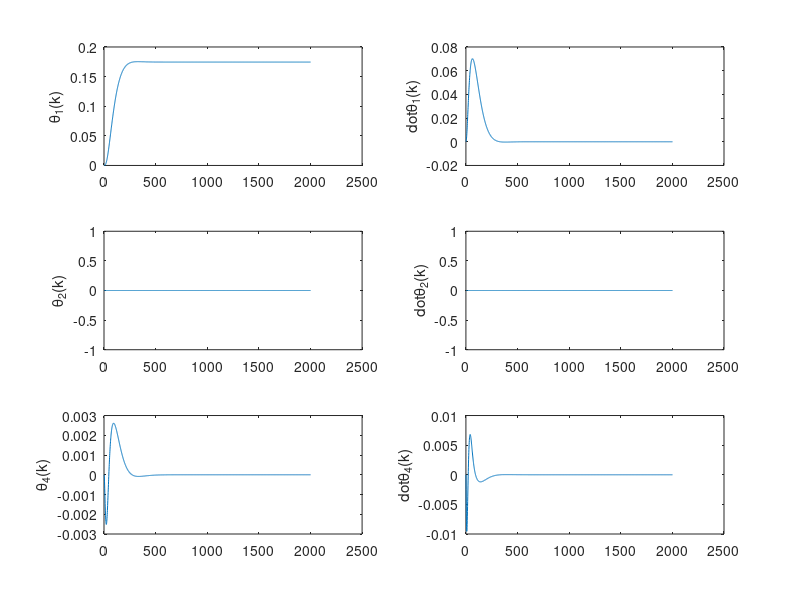
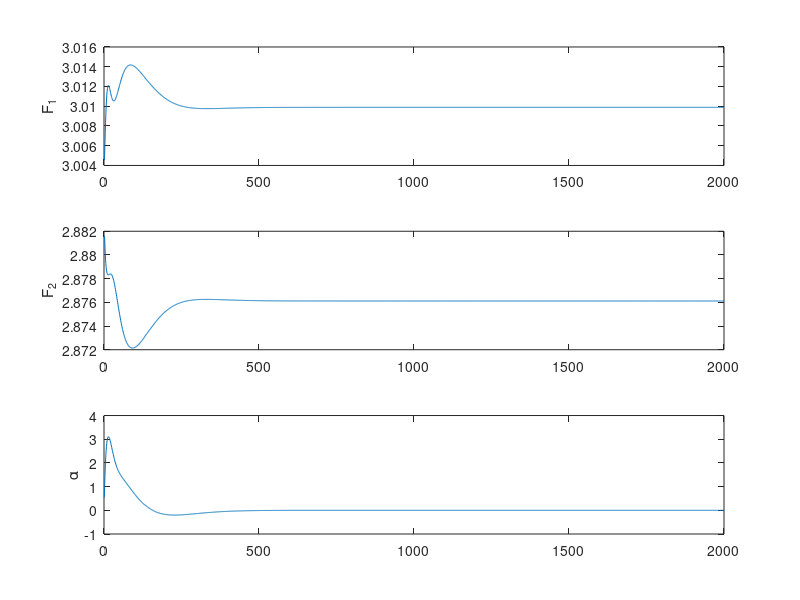
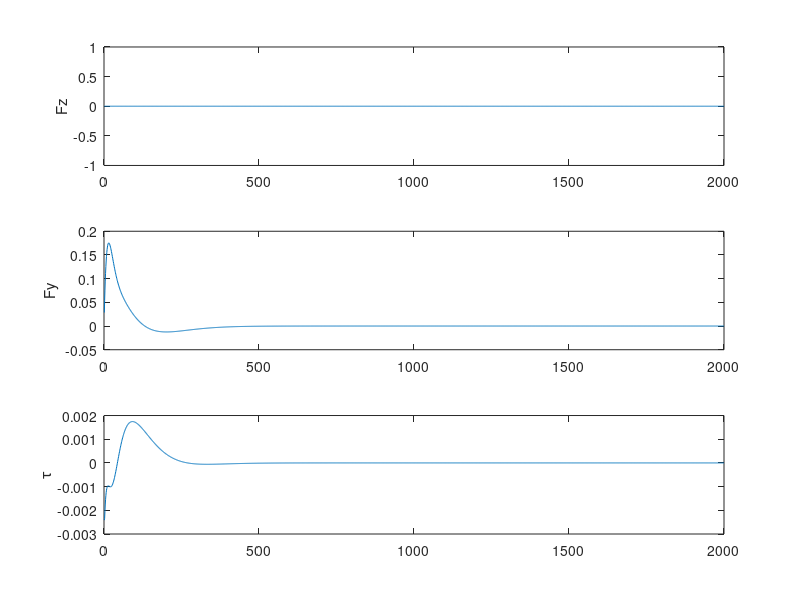

These figures' MATLAB source, in order:
%%%%%%%%%%%%%%%%  Bench Altitude Control %%%%%%%%%%%%%%%%%%
%%%%%%%%%%%%%%%%% Author: Felipe Machini %%%%%%%%%%%%%%%%%%
%%%% Bench Altitute, lateral and attitude control using LQR technique %%%%%
%%%%%%%%%%%%%%%%%%%%%%%%%%%%%%%%%%%%%%%%%%%%%%%%%%%%%%%%%%%

clear all;close all; clc;

% Test Bench Properties
a = 0.0187;
b = 0.0495;
c = 0.6925;
Iyy2 = 0.289;
m1 = 2.761;
m2 = 0.154;
m3 = 0.115;
m4 = 0.600; % bicopter mass
l3 = 0.173;
l2 = 0.595;
L1 = 0.215;
L2 = 0.225;
Iz1 = 0.2876;Iz2 = 0.001; Iz3 = 0; Iz4 = 0.0135;
g = 9.81;

den1 = l2^2*(m1+m3+m4)+Iz1+Iz2+Iz3+Iz4;
den2 = Iyy2 + 1/4 * l3^2* m2 + l2^2*(m2+m3+m4);
% Linear State Space Model
% x = [Theta1 Theta2 Theta4 Theta1_dot Theta2_dot Theta4_dot]
% expanded state vector (including error) z = [(x1ref-x1) (x2ref-x2) x_dot]
a1 = -l2*g*(m1+m2+m4)/den1;
Ac= [0 0 0 1 0 0;
     0 0 0 0 1 0;
     0 0 0 0 0 1;
     0 0 a1 0 0 0;
     0 0 0 0 0 0;
     0 0 -c/a 0 0 -b/a];

b1 = l2/den1;
b2 = l2/den2;

Bc= [0 0 0;
    0 0 0;
    0 0 0;
    0 b1 0;
    -b2 0 0;
    0 0 1/a];

Cc = [1 0 0 0 0 0
      0 1 0 0 0 0
      0 0 1 0 0 0]; 
  
Aa = [zeros(3,3) Cc;
      zeros(6,3) Ac];

Bb = [zeros(3,3);Bc];
%  B= [0;
%      (L1+L2)/a]; % considerando apenas uma entrada: forca f aplicada + no motor 1 e - no motor 2
D = 0;
sysC = ss(Aa,Bb,eye(size(Aa)),D);

% Discrete time state space model
T = 0.02;%(s)
sysD = c2d(sysC,T);
A = sysD.A;
B = sysD.B;
C = sysD.C;
D = sysD.D;

% Designing LQR tracking Controler
qe = [10 10 50];
qa = [10 10 1];
qv = [10 5 3];
Qr = diag([qe qa qv]);
Rr = diag([5 0.1 0.5]) ;

Kc = dlqr(A,B,Qr,Rr);
Kp = Kc(:,1:3)
Kx = Kc(:, 4:end)

% Simulation
Ad = A(4:end,4:end);
Bd = B(4:end,:);
xref = [10; 0; 0]*pi/180; %reference position (rad)
dt = 0.02; %sampling time
numit = 2000;
x = zeros(6,numit);
x(:,1) = [0 0 0 0 0 0]*pi/180;
u = zeros(3,numit);
alpha = zeros(1,numit);
f1 = zeros(1,numit);f2 = zeros(1,numit);
duty = u;
int_e=[0;0;0];
trimForce = 0.0917*37 - 1.39;
for i = 1:numit
    
    e = xref - Cc*x(:,i);
    int_e = int_e + e*dt;
    u(:,i) = Kp*int_e - Kx*x(:,i);
    
    x(:,i+1) = Ad*x(:,i) + Bd*u(:,i);
    
    Fz = u(1,i)+m4*g*cos(x(3,i))
    Fy = u(2,i)+m4*g*sin(x(3,i));
    
    if u(2,i)>0.0001
        f2(1,i) = (L1*Fz - u(3,i))/(L1+L2);
        alpha(1,i) = atan2( Fy , (Fz - f2(1,i)));
        f1(1,i) = Fy / sin(alpha(1,i)); 
        %f1(1,i)+f2(1,i)
    elseif  u(2,i)<-0.0001
            f1(1,i) = (L2*Fz + u(3,i))/(L1+L2);
            alpha(1,i) = atan2( Fy, ( Fz - f1(1,i) ));
            f2(1,i) = Fy / sin(alpha(1,i));

    elseif u(2,i) > -0.0001 || u(2,i) < 0.001
            f1(1,i) = ( Fz + u(3,i)/L2 ) / (1+L1/L2);
            f2(1,i) = Fz - f1(1,i);
            alpha(1,i) = 0;
    end
    
    
    if alpha(1,i) > 25*pi/180
            alpha(1,i) = 25*pi/180;
    end
   % duty(:,i) = 1000000 + (u(:,i) + 1.39 + trimForce)*10000/0.0917;
end

figure
subplot(3,2,1)
plot(x(1,:))
ylabel('\theta_1(k)');
subplot(3,2,3)
plot(x(2,:))
ylabel('\theta_2(k)');
subplot(3,2,5)
plot(x(3,:))
ylabel('\theta_4(k)');
subplot(3,2,2)
plot(x(4,:))
ylabel('dot{\theta_1(k)}');
subplot(3,2,4)
plot(x(5,:))
ylabel('dot{\theta_2(k)}');
subplot(3,2,6)
plot(x(6,:))
ylabel('dot{\theta_4(k)}');

figure;
subplot(3,1,1)
plot(f1(1,:));
ylabel('F_1')
subplot(3,1,2)
plot(f2(1,:))
ylabel('F_2')
subplot(3,1,3)
plot(alpha(1,:)*180/pi)
ylabel('\alpha')

figure;
subplot(3,1,1)
plot(u(1,:));
ylabel('Fz')
subplot(3,1,2)
plot(u(2,:))
ylabel('Fy')
subplot(3,1,3)
plot(u(3,:))
ylabel('\tau')
